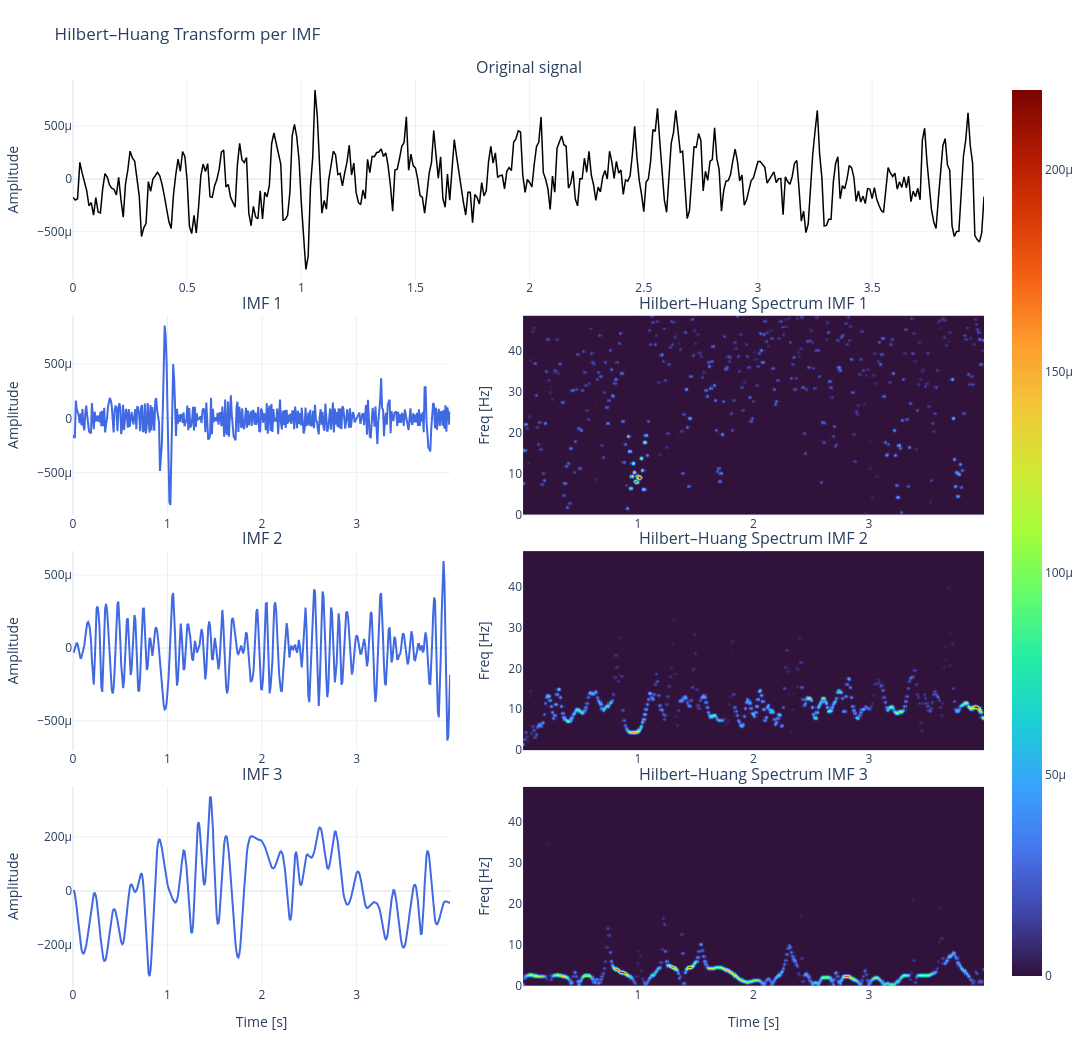

This figure's notebook cell:
### Code cell
import numpy as np
from scipy.signal import hilbert
from scipy.ndimage import gaussian_filter
import plotly.graph_objects as go
from plotly.subplots import make_subplots

def plot_hht_per_imf(imfs, fs=1.0, signal=None, n_freq_bins=200):
    """
    Plot original signal (full bredde) + IMF(t) + Hilbert–Huang spectrum (Plotly)
    """
    n_imfs = len(imfs)
    t = np.arange(imfs.shape[1]) / fs

    # --- Hilbert transform for amplitude/frekvens ---
    analytic = hilbert(imfs, axis=1)
    amp = np.abs(analytic)
    phase = np.unwrap(np.angle(analytic))
    inst_freq = np.diff(phase, axis=1) * fs / (2*np.pi)
    inst_freq = np.abs(inst_freq)
    t_if = t[1:]

    # --- Beregn HHT-spekter for hver IMF ---
    max_freq = np.percentile(inst_freq, 99)
    freq_bins = np.linspace(0, max_freq, n_freq_bins)

    hht_maps = []
    for i in range(n_imfs):
        hht = np.zeros((n_freq_bins, len(t_if)))
        for j in range(len(t_if)):
            f = inst_freq[i, j]
            a = amp[i, j+1]
            if 0 <= f < max_freq:
                idx = np.searchsorted(freq_bins, f)
                hht[idx, j] += a
        hht = gaussian_filter(hht, sigma=1.0)
        hht_maps.append(hht)

    # --- Lag Plotly-layout: toppsignal full bredde + 2 kolonner for IMFs ---
    total_rows = n_imfs + (1 if signal is not None else 0)
    fig = make_subplots(
        rows=total_rows,
        cols=2,
        shared_xaxes=False,
        horizontal_spacing=0.08,
        vertical_spacing=0.04,
        column_widths=[0.45, 0.55],
        specs=[
            [{"colspan": 2}, None] if (signal is not None and r == 0)
            else [{}, {}]
            for r in range(total_rows)
        ],
        subplot_titles=[
            "Original signal" if signal is not None and i == 0 else
            (f"IMF {i if signal is not None else i+1}" if j == 0 else
             f"Hilbert–Huang Spectrum IMF {i if signal is not None else i+1}")
            for i in range(total_rows)
            for j in range(2)
            if not (signal is not None and i == 0 and j == 1)
        ]
    )

    row_offset = 1 if signal is not None else 0

    # --- (1) Original signal over hele toppen ---
    if signal is not None:
        fig.add_trace(
            go.Scatter(x=t, y=signal, mode='lines',
                       line=dict(color='black', width=1.5),
                       name='Original signal'),
            row=1, col=1
        )
        fig.update_yaxes(title_text="Amplitude", row=1, col=1)

    # --- (2) IMF + HHT per IMF ---
    for i in range(n_imfs):
        r = i + row_offset + 1

        # Venstre: IMF
        fig.add_trace(
            go.Scatter(x=t, y=imfs[i], mode='lines',
                       line=dict(color='royalblue'),
                       name=f'IMF {i+1}'),
            row=r, col=1
        )

        # Høyre: Hilbert–Huang spektrum
        fig.add_trace(
            go.Heatmap(
                z=hht_maps[i],
                x=t_if,
                y=freq_bins,
                colorscale='turbo',
                showscale=(i == 0)  # vis kun én fargeskala
            ),
            row=r, col=2
        )

        fig.update_yaxes(title_text="Amplitude", row=r, col=1)
        fig.update_yaxes(title_text="Freq [Hz]", row=r, col=2)

    # --- Layout ---
    fig.update_xaxes(title_text="Time [s]", row=total_rows, col=1)
    fig.update_xaxes(title_text="Time [s]", row=total_rows, col=2)
    fig.update_layout(
        height=260 * total_rows,
        width=1600,
        showlegend=False,
        title="Hilbert–Huang Transform per IMF",
        template="plotly_white",
        margin=dict(t=80, l=50, r=50, b=50),
    )

    fig.show()

emd = EMD()
imfs = emd(base_signal)

plot_hht_per_imf(imfs, fs=100, signal=base_signal)

### Figure 1 — Plotly figure (JSON) as saved in the notebook; plotly's stock layout.template omitted (floating-point values rounded to 4 significant figures; data arrays with more than 128 entries replaced by an {"elided": "..."} marker saying what was removed)
{"data": [{"line": {"color": "black", "width": 1.5}, "mode": "lines", "name": "Original signal", "type": "scatter", "x": {"elided": "400 float values"}, "xaxis": "x", "y": {"elided": "400 float values"}, "yaxis": "y"}, {"line": {"color": "royalblue"}, "mode": "lines", "name": "IMF 1", "type": "scatter", "x": {"elided": "400 float values"}, "xaxis": "x2", "y": {"elided": "400 float values"}, "yaxis": "y2"}, {"colorscale": [[0, "#30123b"], [0.07143, "#4145ab"], [0.1429, "#4675ed"], [0.2143, "#39a2fc"], [0.2857, "#1bcfd4"], [0.3571, "#24eca6"], [0.4286, "#61fc6c"], [0.5, "#a4fc3b"], [0.5714, "#d1e834"], [0.6429, "#f3c63a"], [0.7143, "#fe9b2d"], [0.7857, "#f36315"], [0.8571, "#d93806"], [0.9286, "#b11901"], [1, "#7a0402"]], "showscale": true, "type": "heatmap", "x": {"elided": "399 float values"}, "xaxis": "x3", "y": {"elided": "200 float values"}, "yaxis": "y3", "z": {"elided": "200x399 float values"}}, {"line": {"color": "royalblue"}, "mode": "lines", "name": "IMF 2", "type": "scatter", "x": {"elided": "400 float values"}, "xaxis": "x4", "y": {"elided": "400 float values"}, "yaxis": "y4"}, {"colorscale": [[0, "#30123b"], [0.07143, "#4145ab"], [0.1429, "#4675ed"], [0.2143, "#39a2fc"], [0.2857, "#1bcfd4"], [0.3571, "#24eca6"], [0.4286, "#61fc6c"], [0.5, "#a4fc3b"], [0.5714, "#d1e834"], [0.6429, "#f3c63a"], [0.7143, "#fe9b2d"], [0.7857, "#f36315"], [0.8571, "#d93806"], [0.9286, "#b11901"], [1, "#7a0402"]], "showscale": false, "type": "heatmap", "x": {"elided": "399 float values"}, "xaxis": "x5", "y": {"elided": "200 float values"}, "yaxis": "y5", "z": {"elided": "200x399 float values"}}, {"line": {"color": "royalblue"}, "mode": "lines", "name": "IMF 3", "type": "scatter", "x": {"elided": "400 float values"}, "xaxis": "x6", "y": {"elided": "400 float values"}, "yaxis": "y6"}, {"colorscale": [[0, "#30123b"], [0.07143, "#4145ab"], [0.1429, "#4675ed"], [0.2143, "#39a2fc"], [0.2857, "#1bcfd4"], [0.3571, "#24eca6"], [0.4286, "#61fc6c"], [0.5, "#a4fc3b"], [0.5714, "#d1e834"], [0.6429, "#f3c63a"], [0.7143, "#fe9b2d"], [0.7857, "#f36315"], [0.8571, "#d93806"], [0.9286, "#b11901"], [1, "#7a0402"]], "showscale": false, "type": "heatmap", "x": {"elided": "399 float values"}, "xaxis": "x7", "y": {"elided": "200 float values"}, "yaxis": "y7", "z": {"elided": "200x399 float values"}}], "layout": {"annotations": [{"font": {"size": 16}, "showarrow": false, "text": "Original signal", "x": 0.5, "xanchor": "center", "xref": "paper", "y": 1, "yanchor": "bottom", "yref": "paper"}, {"font": {"size": 16}, "showarrow": false, "text": "IMF 1", "x": 0.207, "xanchor": "center", "xref": "paper", "y": 0.74, "yanchor": "bottom", "yref": "paper"}, {"font": {"size": 16}, "showarrow": false, "text": "Hilbert–Huang Spectrum IMF 1", "x": 0.747, "xanchor": "center", "xref": "paper", "y": 0.74, "yanchor": "bottom", "yref": "paper"}, {"font": {"size": 16}, "showarrow": false, "text": "IMF 2", "x": 0.207, "xanchor": "center", "xref": "paper", "y": 0.48, "yanchor": "bottom", "yref": "paper"}, {"font": {"size": 16}, "showarrow": false, "text": "Hilbert–Huang Spectrum IMF 2", "x": 0.747, "xanchor": "center", "xref": "paper", "y": 0.48, "yanchor": "bottom", "yref": "paper"}, {"font": {"size": 16}, "showarrow": false, "text": "IMF 3", "x": 0.207, "xanchor": "center", "xref": "paper", "y": 0.22, "yanchor": "bottom", "yref": "paper"}, {"font": {"size": 16}, "showarrow": false, "text": "Hilbert–Huang Spectrum IMF 3", "x": 0.747, "xanchor": "center", "xref": "paper", "y": 0.22, "yanchor": "bottom", "yref": "paper"}], "height": 1040, "margin": {"b": 50, "l": 50, "r": 50, "t": 80}, "showlegend": false, "title": {"text": "Hilbert–Huang Transform per IMF"}, "width": 1600, "xaxis": {"anchor": "y", "domain": [0, 1]}, "xaxis2": {"anchor": "y2", "domain": [0, 0.414]}, "xaxis3": {"anchor": "y3", "domain": [0.494, 1]}, "xaxis4": {"anchor": "y4", "domain": [0, 0.414]}, "xaxis5": {"anchor": "y5", "domain": [0.494, 1]}, "xaxis6": {"anchor": "y6", "domain": [0, 0.414], "title": {"text": "Time [s]"}}, "xaxis7": {"anchor": "y7", "domain": [0.494, 1], "title": {"text": "Time [s]"}}, "yaxis": {"anchor": "x", "domain": [0.78, 1], "title": {"text": "Amplitude"}}, "yaxis2": {"anchor": "x2", "domain": [0.52, 0.74], "title": {"text": "Amplitude"}}, "yaxis3": {"anchor": "x3", "domain": [0.52, 0.74], "title": {"text": "Freq [Hz]"}}, "yaxis4": {"anchor": "x4", "domain": [0.26, 0.48], "title": {"text": "Amplitude"}}, "yaxis5": {"anchor": "x5", "domain": [0.26, 0.48], "title": {"text": "Freq [Hz]"}}, "yaxis6": {"anchor": "x6", "domain": [0, 0.22], "title": {"text": "Amplitude"}}, "yaxis7": {"anchor": "x7", "domain": [0, 0.22], "title": {"text": "Freq [Hz]"}}}}
